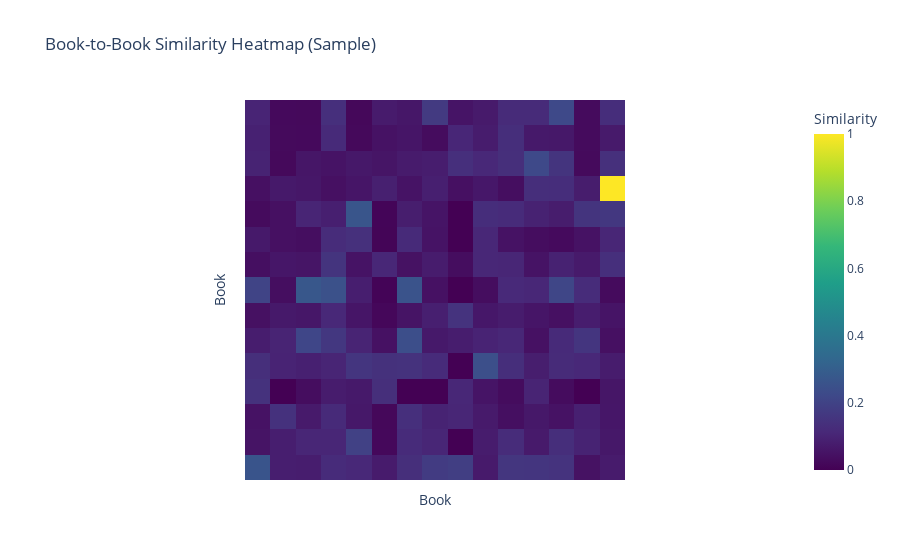

The cell this chart's notebook holds for it:
### Code cell
import plotly.express as px

# Sample 15 books to visualize
sample_books = similarity_df.sample(15, axis=0).sample(15, axis=1)

fig = px.imshow(
    sample_books,
    color_continuous_scale='Viridis',
    title='Book-to-Book Similarity Heatmap (Sample)',
    labels=dict(x="Book", y="Book", color="Similarity")
)
fig.update_xaxes(showticklabels=False)
fig.update_yaxes(showticklabels=False)
fig.show()

### Figure 1 — Plotly figure (JSON) as saved in the notebook; plotly's stock layout.template omitted (floating-point values rounded to 4 significant figures; data arrays with more than 128 entries replaced by an {"elided": "..."} marker saying what was removed)
{"data": [{"coloraxis": "coloraxis", "hovertemplate": "Book: %{x}<br>Book: %{y}<br>Similarity: %{z}<extra></extra>", "name": "0", "type": "heatmap", "x": ["The Five People You Meet in Heaven", "Clear and Present Danger (Jack Ryan Novels)", "I'll Be Seeing You", "The Notebook", "From Potter's Field", "Anne of Green Gables (Anne of Green Gables Novels (Paperback))", "Lightning", "The Woman Next Door", "Divine Secrets of the Ya-Ya Sisterhood: A Novel", "Animal Farm", "Summer Sisters", "A Map of the World", "Don't Sweat the Small Stuff and It's All Small Stuff : Simple Ways to Keep the Little Things from Taking Over Your Life (Don't Sweat the Small Stuff Series)", "Smilla's Sense of Snow", "Seabiscuit"], "xaxis": "x", "y": ["Life of Pi", "ANGELA'S ASHES", "The Girls' Guide to Hunting and Fishing", "Seabiscuit", "The Last Precinct", "N Is for Noose", "The Perfect Storm : A True Story of Men Against the Sea", "From the Corner of His Eye", "Absolute Power", "Dreamcatcher", "Call of the Wild", "The Bean Trees", "The Burden of Proof", "Easy Prey", "Good in Bed"], "yaxis": "y", "z": {"elided": "15x15 float values"}}], "layout": {"coloraxis": {"colorbar": {"title": {"text": "Similarity"}}, "colorscale": [[0, "#440154"], [0.1111, "#482878"], [0.2222, "#3e4989"], [0.3333, "#31688e"], [0.4444, "#26828e"], [0.5556, "#1f9e89"], [0.6667, "#35b779"], [0.7778, "#6ece58"], [0.8889, "#b5de2b"], [1, "#fde725"]]}, "title": {"text": "Book-to-Book Similarity Heatmap (Sample)"}, "xaxis": {"anchor": "y", "constrain": "domain", "domain": [0, 1], "scaleanchor": "y", "showticklabels": false, "title": {"text": "Book"}}, "yaxis": {"anchor": "x", "autorange": "reversed", "constrain": "domain", "domain": [0, 1], "showticklabels": false, "title": {"text": "Book"}}}}
